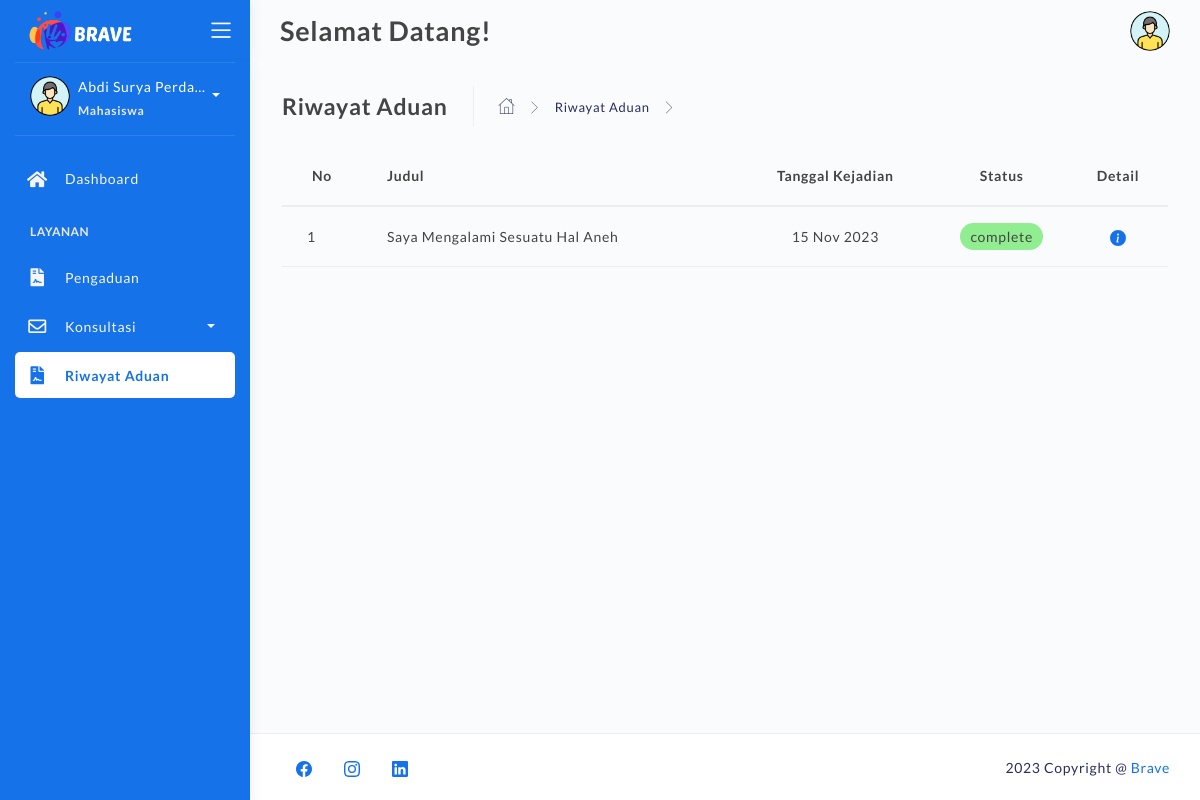
The page /riwayat-aduan.php (signed in) on the database its author committed.
### tables this page shows
CREATE TABLE `pengaduan` (
  `id_pengaduan` varchar(50) NOT NULL,
  `nim` varchar(25) NOT NULL,
  `nama` varchar(255) NOT NULL,
  `judul` varchar(255) NOT NULL,
  `tgl_kejadian` date NOT NULL,
  `tgl_aduan` datetime NOT NULL DEFAULT current_timestamp(),
  `pesan_aduan` text NOT NULL,
  `pelaku` varchar(255) NOT NULL,
  `bukti` varchar(255) NOT NULL,
  `status` varchar(25) NOT NULL
);

### riwayat-aduan.php (the view, shortened to what this page needs)
<!DOCTYPE html>
<html lang="en">
<head>
	<link rel="stylesheet" href="assets/css/bootstrap.min.css">
	<link rel="stylesheet" href="assets/css/atlantis.css">
</head>
<body>
	<div class="wrapper fullheight-side">
		<div class="logo-header position-fixed" data-background-color="blue">
			<a href="index.html" class="logo">
				<img src="assets\img\logo\logo2-2tr-resize.png" alt="navbar brand" class="navbar-brand" style="width:110px;">
			</a>
			<div class="nav-toggle">
				<button class="btn btn-toggle toggle-sidebar">
					<i class="icon-menu"></i>
				</button>
			</div>
		</div>
		<div class="sidebar sidebar-style-2" data-background-color="blue">
			<div class="sidebar-wrapper scrollbar scrollbar-inner">
				<div class="sidebar-content">
					<div class="user">
						<div class="avatar-sm float-left mr-2">
							<img src="assets/img/profile.png" alt="..." class="avatar-img rounded-circle">
						</div>
						<div class="info">
							<a data-toggle="collapse" href="#collapseExample" aria-expanded="true">
								<span>
								<?php echo '<div class="sizetitle-sidebar">' . htmlspecialchars($_SESSION["username"]) . '</div>'; ?>
									<span class="user-level">Mahasiswa</span>
									<span class="caret"></span>
								</span>
							</a>
						</div>
					</div>
					<ul class="nav">
						<li class="nav-item">
							<a href="dashboard.php" class="collapsed" aria-expanded="false">
								<i class="fas fa-home"></i>
								<p>Dashboard</p>
							</a>
						</li>
						<li class="nav-section">
							<h4 class="text-section">Layanan</h4>
						</li>
						<li class="nav-item">
							<a href="pengaduan.php">
								<i class="fas fa-file-contract"></i>
								<p>Pengaduan</p>
							</a>
						</li>
						<li class="nav-item submenu">
							<a data-toggle="collapse" href="#email-app-nav">
								<i class="far fa-envelope"></i>
								<p>Konsultasi</p>
								<span class="caret"></span>
							</a>
						</li>
						<li class="nav-item active">
							<a href="riwayat-aduan.php">
								<i class="fas fa-file-contract"></i>
								<p>Riwayat Aduan</p>
							</a>
						</li>
					</ul>
				</div>
			</div>
		</div>
		<nav class="navbar navbar-header navbar-header-transparent navbar-expand-lg">
			<div class="container-fluid">
				<div class="collapse" id="search-nav">
					<form class="navbar-left navbar-form nav-search mr-md-3">
						<h4 class="page-title" style="margin: 10px 0; font-size: 27px;">Selamat Datang!</h4>
					</form>
				</div>
				<ul class="navbar-nav topbar-nav ml-md-auto align-items-center">
					<li class="nav-item dropdown hidden-caret">
						<a class="dropdown-toggle profile-pic" data-toggle="dropdown" href="#" aria-expanded="false">
							<div class="avatar-sm">
								<img src="assets/img/profile.png" alt="..." class="avatar-img rounded-circle">
							</div>
						</a>
					</li>
				</ul>
			</div>
		</nav>
		<div class="main-panel full-height" >
			<div class="container" style="height:100%;">
				<div class="page-inner">
					<div class="page-header">
						<h4 class="page-title">Riwayat Aduan</h4>
						<ul class="breadcrumbs">
							<li class="nav-home">
								<a href="dashboard.php">
									<i class="flaticon-home"></i>
								</a>
							</li>
							<li class="separator">
								<i class="flaticon-right-arrow"></i>
							</li>
							<li class="nav-item">
								<a href="riwayat-aduan.php">Riwayat Aduan</a>
							</li>
							<li class="separator">
								<i class="flaticon-right-arrow"></i>
							</li>
						</ul>
					</div>
					<div class="page-category">
						<table class="table">
							<thead>
								<tr>
									<th scope="col" style="width:80px; text-align:center;">No</th>
									<th scope="col">Judul</th>
									<th scope="col" style="width:200px; text-align:center;">Tanggal Kejadian</th>
									<th scope="col" style="width:100px; text-align:center;">Status</th>
									<th scope="col" style="width:100px; text-align:center;">Detail</th>
								</tr>
							</thead>
							<tbody>
								<?php
									include "backend/connection.php";
									$user_id = $_SESSION['user_id'];
									$ambildata = mysqli_query($koneksi, "SELECT * FROM pengaduan WHERE nim = '$user_id' AND status = 'complete' ORDER BY tgl_aduan DESC");
									$no = 1;
									while ($tampil = mysqli_fetch_array($ambildata)) {
										echo "
											<tr>
												<td>$no</td>
												<td>$tampil[judul]</td>
												<td><center>". date("d M Y", strtotime($tampil['tgl_kejadian'])) ."<center></td>
												<td><center><a class='$tampil[status]'>$tampil[status]</a></td>
												<td>
													<center>
														<a href='detail-aduan.php?id=" . $tampil["id_pengaduan"]. "'>
															<svg xmlns='http://www.w3.org/2000/svg' width='16' height='16' fill='currentColor' class='bi bi-info-circle-fill' viewBox='0 0 16 16'>
																<path d='M8 16A8 8 0 1 0 8 0a8 8 0 0 0 0 16zm.93-9.412-1 4.705c-.07.34.029.533.304.533.194 0 .487-.07.686-.246l-.088.416c-.287.346-.92.598-1.465.598-.703 0-1.002-.422-.808-1.319l.738-3.468c.064-.293.006-.399-.287-.47l-.451-.081.082-.381 2.29-.287zM8 5.5a1 1 0 1 1 0-2 1 1 0 0 1 0 2z'/>
															</svg>
														</a>
													</center>
												</td>
											</tr>
										";
										$no++;
									}
								?>
							</tbody>
						</table>
					</div>
				</div>
			</div>
			<footer class="footer">
				<div class="container-fluid">
					<nav class="pull-left">
						<ul class="nav">
							<li class="nav-item">
								<a class="nav-link" href="https://web.facebook.com">
								</a>
							</li>
							<li class="nav-item">
								<a class="nav-link" href="https://www.instagram.com/">
								</a>
							</li>
							<li class="nav-item">
								<a class="nav-link" href="https://www.linkedin.com">
								</a>
							</li>
						</ul>
					</nav>
					<div class="copyright ml-auto">
						2023 Copyright @ <a href="#">Brave</a>
					</div>
				</div>
			</footer>
		</div>
	</div>
</body>
</html>

### rows shown on the page
pengaduan: judul "Saya Mengalami Sesuatu Hal Aneh", tgl_kejadian "15 Nov 2023", status "complete"

### other values the page prints
$_SESSION["username"] "Abdi Surya Perda…"
